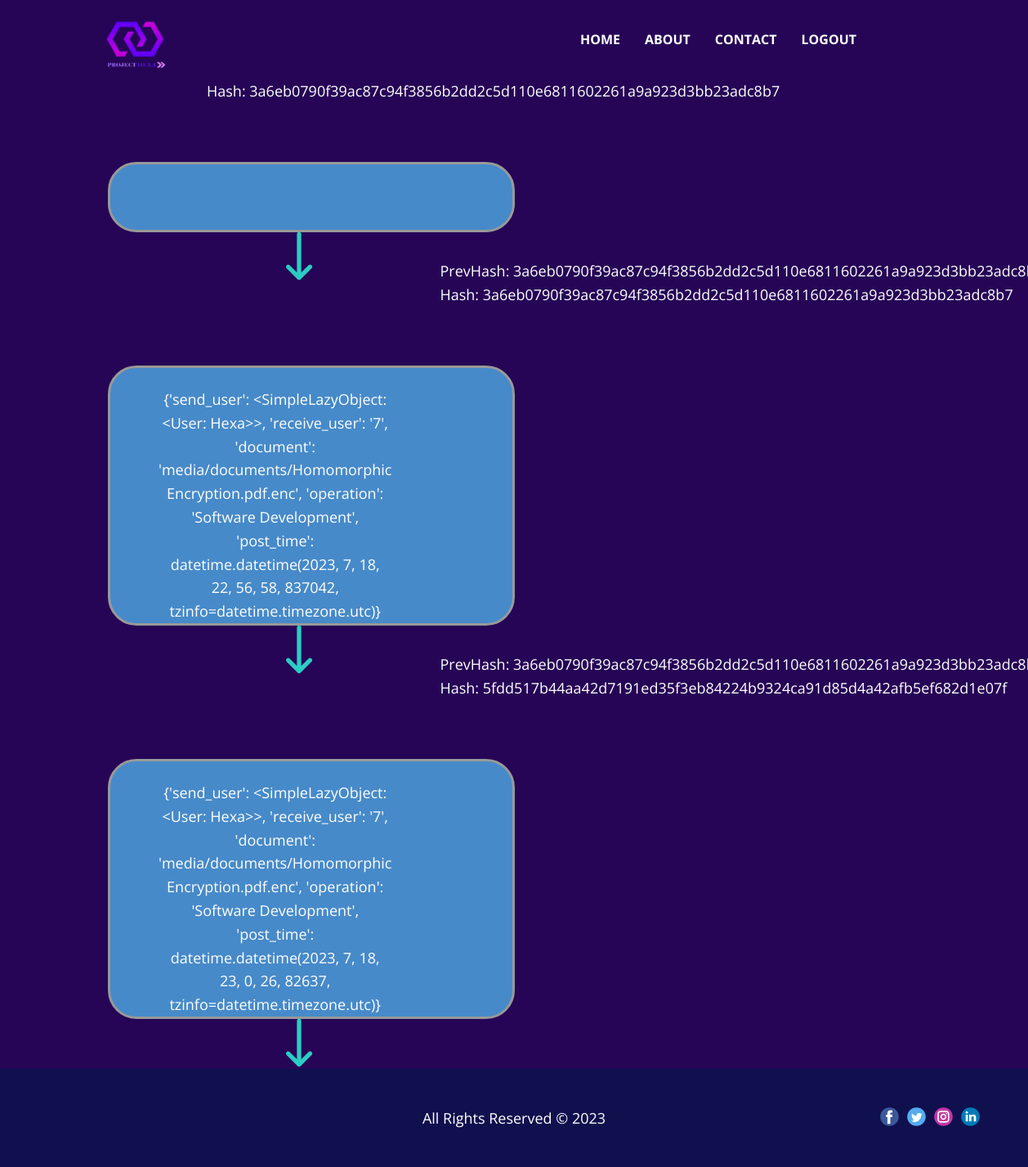
Page /ledger/ on the earlier database version.
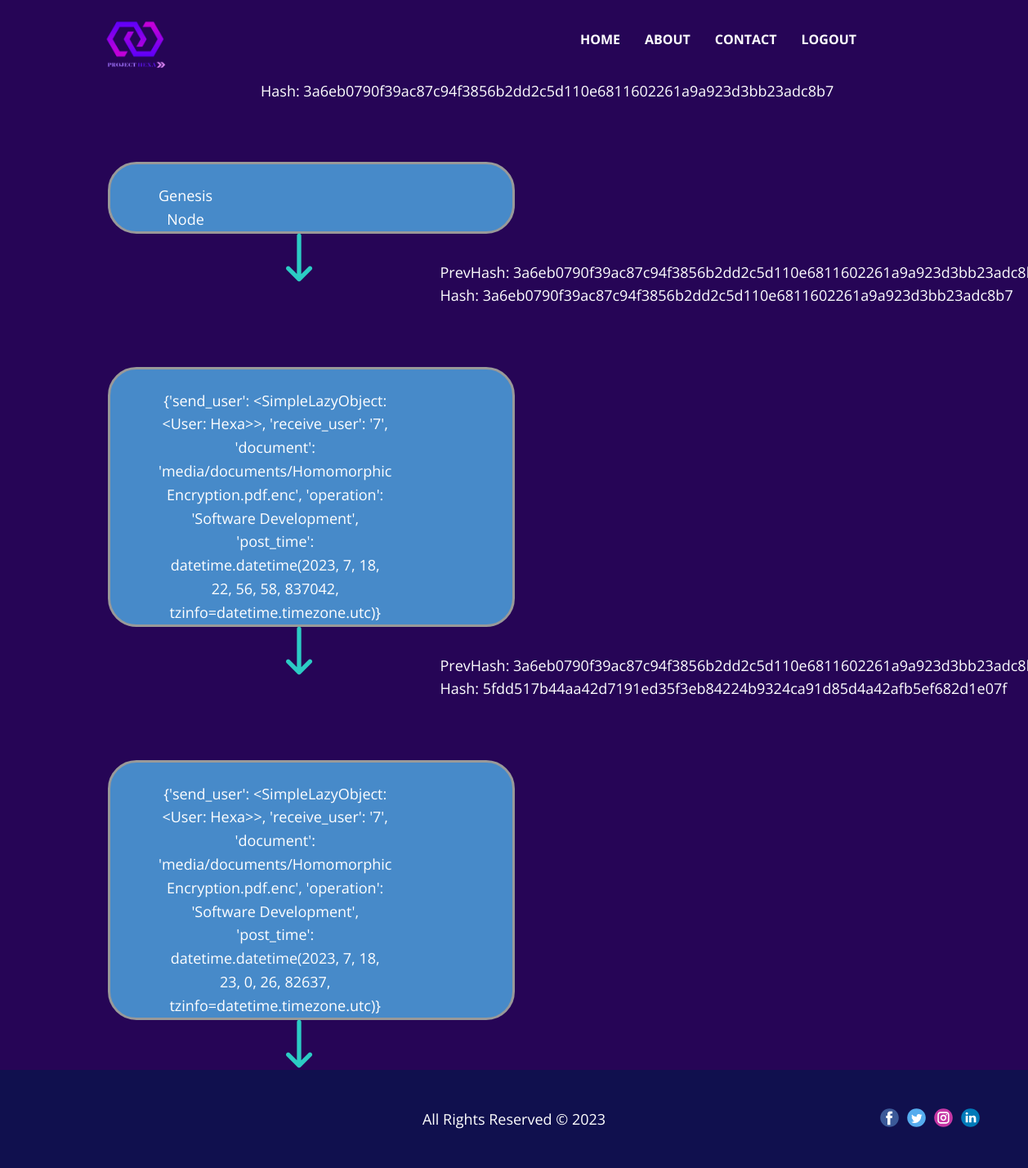
Same page on the later database version.
### blockchain/models.py (models this page shows)
class Blockchain(models.Model):
    data = models.CharField(max_length=255)
    hash = models.CharField(max_length=64)
    prev_hash = models.CharField(max_length=64)

### blockchain/views.py (the view)
# urls.py: path('ledger/',include('blockchain.urls')),
def ledger(request):
    blocks = Blockchain.objects.all()
    return render(request, 'blockchain/ledger.html', {'blocks' : blocks})

### Templates/blockchain/ledger.html (shortened to what this page needs)
{% load static %}
<!DOCTYPE html>
<html style="font-size: 16px;" lang="en"><head>
    <link rel="stylesheet" type="text/css" href="{% static 'css/ledger.css' %} ">
    <link rel="stylesheet" type="text/css" href="{% static 'css/nicepage.css' %} ">
  <meta data-intl-tel-input-cdn-path="intlTelInput/"></head>
  <body class="u-body u-xl-mode" data-lang="en"><header class="u-clearfix u-custom-color-6 u-header u-sticky u-sticky-a762 u-header" id="sec-72a6" data-href="https://nicepage.com"><div class="u-clearfix u-sheet u-sheet-1">
        <a href="{% url 'home' %}" class="u-hover-feature u-image u-logo u-image-1" data-image-width="500" data-image-height="500" data-animation-name="customAnimationIn" data-animation-duration="1000">
          <img src="{% static 'images/Copy_of_Blockchain_Network_Logo__1_-removebg-preview.png' %}" class="u-logo-image u-logo-image-1">
        </a>
        <nav class="u-menu u-menu-dropdown u-offcanvas u-menu-1" data-responsive-from="MD">
          <div class="u-custom-menu u-nav-container">
            <ul class="u-nav u-spacing-30 u-unstyled u-nav-1"><li class="u-nav-item"><a class="u-border-2 u-border-active-palette-1-base u-border-hover-palette-1-base u-border-no-left u-border-no-right u-border-no-top u-button-style u-nav-link u-text-active-palette-1-base u-text-body-alt-color u-text-hover-grey-90" href="Home.html" style="padding: 10px 0px;">Home</a>
</li><li class="u-nav-item"><a class="u-border-2 u-border-active-palette-1-base u-border-hover-palette-1-base u-border-no-left u-border-no-right u-border-no-top u-button-style u-nav-link u-text-active-palette-1-base u-text-body-alt-color u-text-hover-grey-90" href="About.html" style="padding: 10px 0px;">About</a>
</li><li class="u-nav-item"><a class="u-border-2 u-border-active-palette-1-base u-border-hover-palette-1-base u-border-no-left u-border-no-right u-border-no-top u-button-style u-nav-link u-text-active-palette-1-base u-text-body-alt-color u-text-hover-grey-90" href="Contact.html" style="padding: 10px 0px;">Contact</a>
</li><li class="u-nav-item"><a class="u-border-2 u-border-active-palette-1-base u-border-hover-palette-1-base u-border-no-left u-border-no-right u-border-no-top u-button-style u-nav-link u-text-active-palette-1-base u-text-body-alt-color u-text-hover-grey-90" style="padding: 10px 0px;">Logout</a>
</li></ul>
          </div>
        </nav>
      </div></header>
    <section class="u-clearfix u-custom-color-6 u-section-1" id="sec-b519">
        <div class="u-clearfix u-sheet u-sheet-1">
          {% if blocks %}
            {% for block in blocks %}
            <div class="u-border-3 u-border-grey-40 u-container-style u-group u-palette-1-base u-radius-35 u-shape-round u-group-1">
              <div class="u-container-layout u-container-layout-1">
                <p class="u-align-center u-text u-text-1">{{  block.data  }}</p>
              </div>
              <p class="u-text u-text-default u-text-2">PrevHash:&nbsp;{{block.prev_hash}} <br>Hash:&nbsp;{{block.hash}}
            </div><span class="u-file-icon u-icon u-text-palette-4-base u-icon-1"><img src="{% static 'images/2989995-def088ca.png' %}" alt=""></span>
              {% endfor %}
           {% endif %}
          </div>
    </section>
    <footer class="u-align-center-md u-align-center-sm u-align-center-xs u-clearfix u-custom-color-5 u-footer" id="sec-dd1e"><div class="u-clearfix u-sheet u-sheet-1">
        <div class="u-align-left u-social-icons u-spacing-10 u-social-icons-1">
          <a class="u-social-url" title="facebook" target="_blank" href=""><span class="u-icon u-social-facebook u-social-icon u-icon-1"><svg class="u-svg-link" preserveAspectRatio="xMidYMin slice" viewBox="0 0 112 112" style=""><use xmlns:xlink="http://www.w3.org/1999/xlink" xlink:href="#svg-5e6e"></use></svg></span>
          </a>
          <a class="u-social-url" title="twitter" target="_blank" href=""><span class="u-icon u-social-icon u-social-twitter u-icon-2"><svg class="u-svg-link" preserveAspectRatio="xMidYMin slice" viewBox="0 0 112 112" style=""><use xmlns:xlink="http://www.w3.org/1999/xlink" xlink:href="#svg-84d1"></use></svg></span>
          </a>
          <a class="u-social-url" title="instagram" target="_blank" href=""><span class="u-icon u-social-icon u-social-instagram u-icon-3"><svg class="u-svg-link" preserveAspectRatio="xMidYMin slice" viewBox="0 0 112 112" style=""><use xmlns:xlink="http://www.w3.org/1999/xlink" xlink:href="#svg-bbd5"></use></svg></span>
          </a>
          <a class="u-social-url" title="linkedin" target="_blank" href=""><span class="u-icon u-social-icon u-social-linkedin u-icon-4"><svg class="u-svg-link" preserveAspectRatio="xMidYMin slice" viewBox="0 0 112 112" style=""><use xmlns:xlink="http://www.w3.org/1999/xlink" xlink:href="#svg-51a9"></use></svg></span>
          </a>
        </div>
        <p class="u-align-center-lg u-align-center-md u-align-center-xl u-text u-text-1">All Rights Reserved © 2023</p>
      </div></footer>
</body></html>

### static/css/ledger.css (style rules this page uses)
.u-section-1 { background-image: none; }
.u-section-1 .u-sheet-1 { min-height: 1180px; }
.u-section-1 .u-group-1 { width: 498px; min-height: 86px; height: auto; background-image: none; margin: 102px auto 0 73px; }
.u-section-1 .u-container-layout-1 { padding-left: 0; padding-right: 0; }
.u-section-1 .u-text-1 { margin: 24px 59px 0; }
.u-section-1 .u-icon-1 { width: 64px; height: 64px; margin: -3px auto 0 275px; }
.u-section-1 .u-text-2 { margin: -133px 32px 0 auto; }

Differences in the rows shown:
changed Blockchain: data (not shown) → "Genesis Node"
